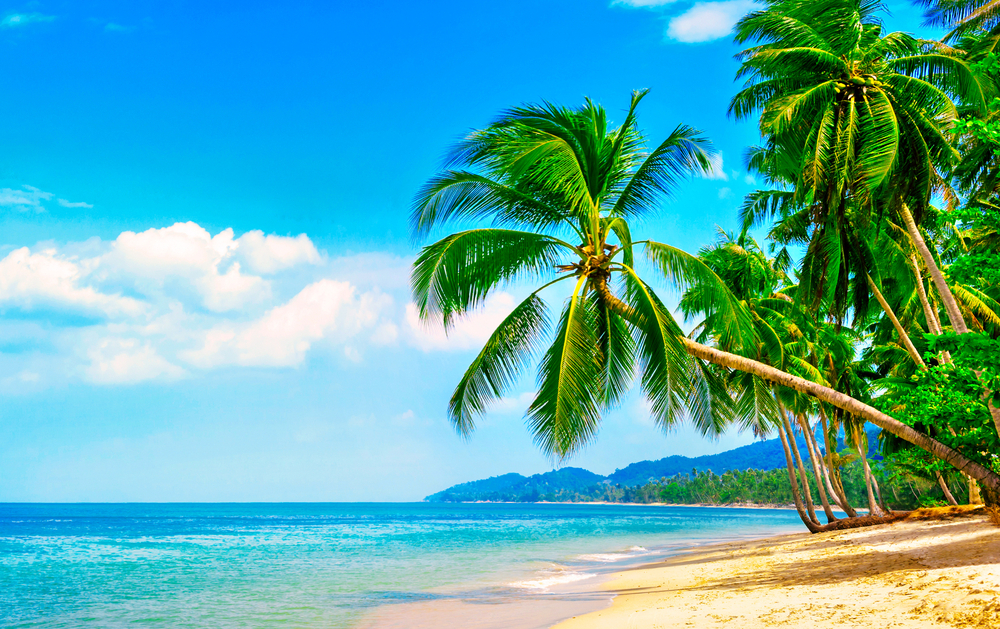
#> input picture images/beach.jpg, 1000 x 629 px
$ python 8_bitwise_operations.py
#> lines starting #> are read from the running program, lines starting #| are printed output that depends on the picture; after the words box and inside, x2 and y2 are one past the last pixel; in counts of white or black regions, pixels touching at a corner belong together
# Bitwise Operations

import numpy as np
import cv2

rectangle = np.zeros((300,300),dtype='uint8')
cv2.rectangle(rectangle,(25,25),(275,275),255,-1)
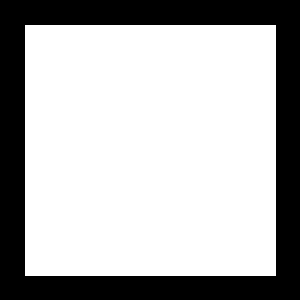
#> rectangle: shape (300, 300); 70% white; 1 black region, box (x1, y1, x2, y2) and area: (0, 0, 300, 300) 26999

cv2.imshow('rectangle',rectangle)
cv2.waitKey(0)
cv2.destroyAllWindows()

circle = np.zeros((300,300),dtype='uint8')
cv2.circle(circle,(150,150),150,255,-1)
#> circle: shape (300, 300); 78.5% white; 4 black regions, box (x1, y1, x2, y2) and area: (0, 0, 150, 150) 4980, (151, 0, 300, 133) 4830, (0, 151, 133, 300) 4830, (168, 168, 300, 300) 4681

cv2.imshow('circle',circle)
cv2.waitKey(0)
cv2.destroyAllWindows()

# AND
img_and = cv2.bitwise_and(rectangle,circle)

cv2.imshow('rectangle',rectangle)
cv2.imshow('circle',circle)
cv2.imshow('AND',img_and)
cv2.waitKey(0)
cv2.destroyAllWindows()

# OR
img_or = cv2.bitwise_or(rectangle,circle)

cv2.imshow('rectangle',rectangle)
cv2.imshow('circle',circle)
cv2.imshow('OR',img_or)
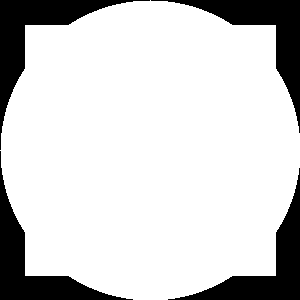
#> window 'OR': shape (300, 300); 82.1% white; 4 black regions, box (x1, y1, x2, y2) and area: (0, 0, 150, 150) 4171, (151, 0, 300, 133) 4021, (0, 151, 133, 300) 4021, (168, 168, 300, 300) 3872
cv2.waitKey(0)
cv2.destroyAllWindows()

# NOT
img_not = cv2.bitwise_not(rectangle)

cv2.imshow('img',rectangle)
cv2.imshow('not',img_not)
cv2.waitKey(0)
cv2.destroyAllWindows()

img_not = cv2.bitwise_not(circle)

cv2.imshow('img',circle)
cv2.imshow('not',img_not)
cv2.waitKey(0)
cv2.destroyAllWindows()

# XOR
img_xor = cv2.bitwise_xor(rectangle,circle)

cv2.imshow('rectangle',rectangle)
cv2.imshow('circle',circle)
cv2.imshow('XOR',img_xor)
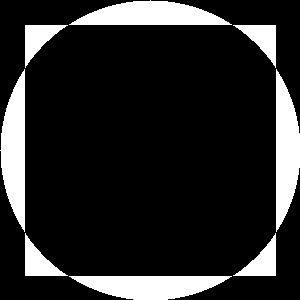
#> window 'XOR': shape (300, 300); 15.7% white; 8 white regions, largest, box (x1, y1, x2, y2) and area: (69, 0, 232, 25) 2729, (0, 69, 25, 232) 2729, (276, 69, 300, 232) 2728
cv2.waitKey(0)
cv2.destroyAllWindows()

# Masking
img = cv2.imread('./images/beach.jpg')
#> img is the input picture: shape (629, 1000, 3); mean B, G, R 169.6, 171.4, 88.4

cv2.imshow('beach',img)
cv2.waitKey(0)
cv2.destroyAllWindows()

mask = np.zeros(img.shape[:2],dtype='uint8')

cv2.imshow('mask',mask)
cv2.waitKey(0)
cv2.destroyAllWindows()

cx,cy = mask.shape[1]//2, mask.shape[0]//2
#> cx = 500; cy = 314

cv2.rectangle(mask,(cx-200,cy-200),(cx+200,cy+200),255,-1)
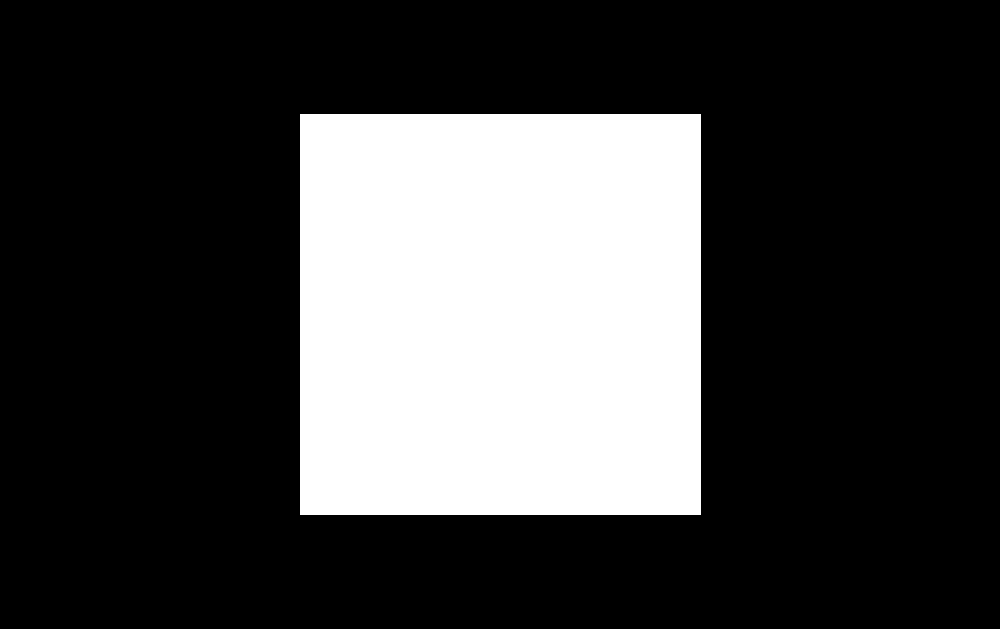
#> mask: shape (629, 1000); 25.6% white; 1 white region, box (x1, y1, x2, y2) and area: (300, 114, 701, 515) 160801

cv2.imshow('mask',mask)
cv2.waitKey(0)
cv2.destroyAllWindows()

img_mask = cv2.bitwise_and(img,img,mask=mask)

cv2.imshow('original',img)
cv2.imshow('masked image',img_mask)
cv2.waitKey(0)
cv2.destroyAllWindows()

mask_not = cv2.bitwise_not(mask)

cv2.imshow('masknot',mask_not)
cv2.waitKey(0)
cv2.destroyAllWindows()

img_mask_not = cv2.bitwise_and(img,img,mask=mask_not)
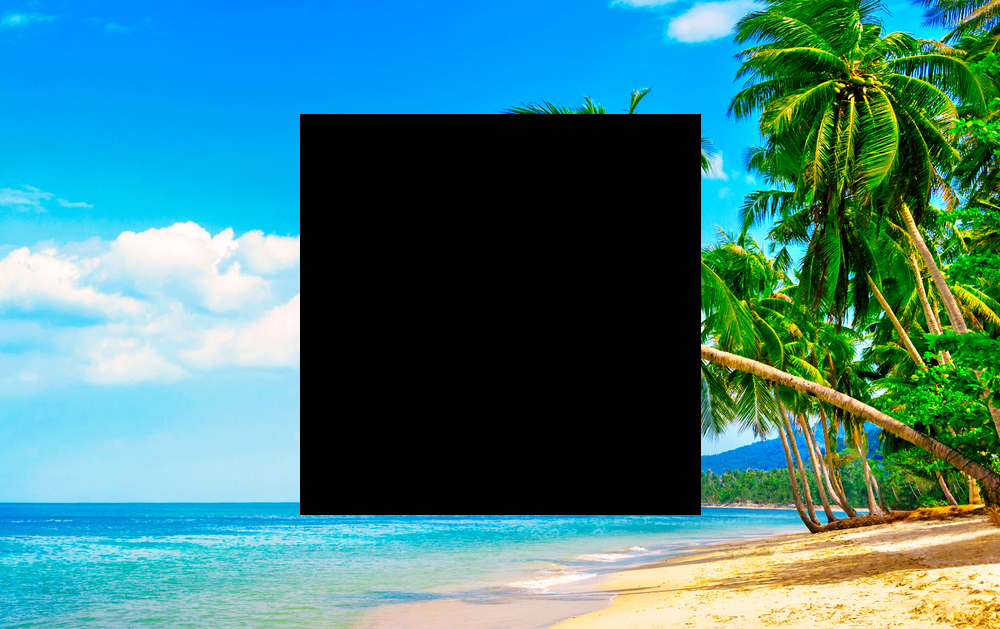
#> img_mask_not: shape (629, 1000, 3); mean B, G, R 125.5, 126.5, 65.4

cv2.imshow('original',img)
cv2.imshow('masked image not',img_mask_not)
cv2.waitKey(0)
cv2.destroyAllWindows()

# circle
mask_c = np.zeros(img.shape[:2],dtype='uint8')
cx,cy = mask_c.shape[1]//2, mask_c.shape[0]//2

cv2.circle(mask_c,(cx,cy),200,255,-1)
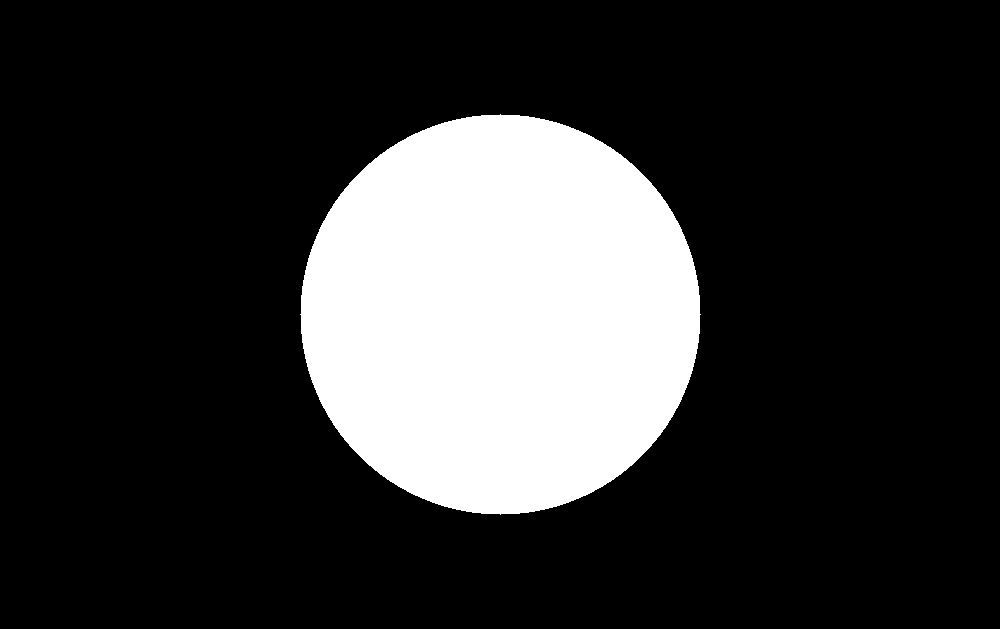
#> mask_c: shape (629, 1000); 20% white; 1 white region, box (x1, y1, x2, y2) and area: (300, 114, 701, 515) 125629
cv2.imshow('circle',mask_c)
cv2.waitKey(0)
cv2.destroyAllWindows()

img_mask_circle = cv2.bitwise_and(img,img,mask=mask_c)
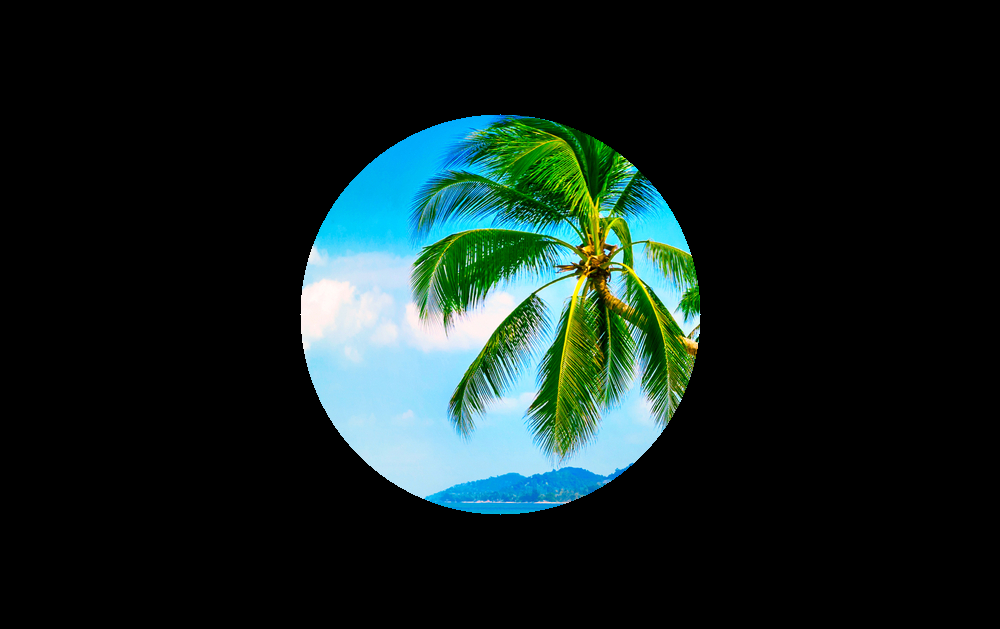
#> img_mask_circle: shape (629, 1000, 3); mean B, G, R 32.5, 35, 19.7

cv2.imshow('original',img)
cv2.imshow('masked image circle',img_mask_circle)
cv2.waitKey(0)
cv2.destroyAllWindows()

$ run again, with images/bird.jpg copied over images/beach.jpg
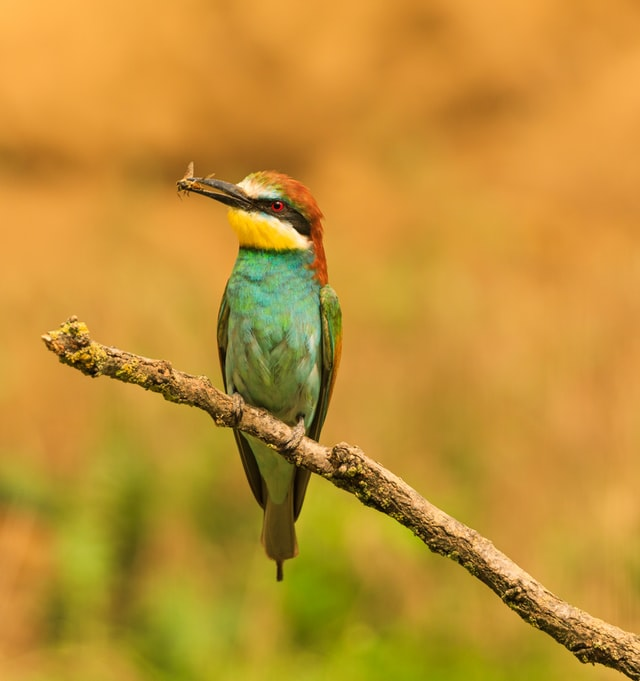
#> input picture images/bird.jpg, 640 x 681 px
#> rectangle: shape (300, 300); 70% white; 1 black region, box (x1, y1, x2, y2) and area: (0, 0, 300, 300) 26999
#> circle: shape (300, 300); 78.5% white; 4 black regions, box (x1, y1, x2, y2) and area: (0, 0, 150, 150) 4980, (151, 0, 300, 133) 4830, (0, 151, 133, 300) 4830, (168, 168, 300, 300) 4681
#> img is the input picture: shape (681, 640, 3); mean B, G, R 50.7, 144.7, 193.4
#> `cv2.rectangle(mask,(cx-200,cy-200),(cx+200,cy+200),255,-1)`:
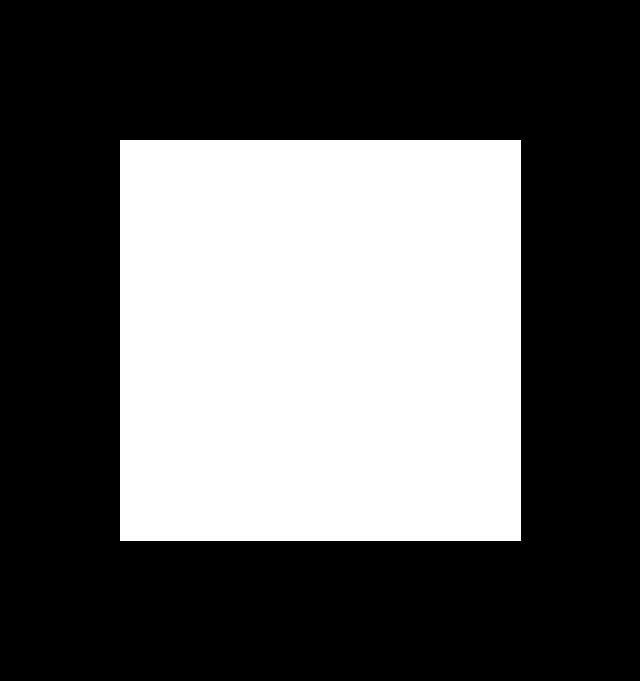
#> mask: shape (681, 640); 36.9% white; 1 white region, box (x1, y1, x2, y2) and area: (120, 140, 521, 541) 160801
#> mask_c: shape (681, 640); 28.8% white; 1 white region, box (x1, y1, x2, y2) and area: (120, 140, 521, 541) 125629
#> `img_mask_circle = cv2.bitwise_and(img,img,mask=mask_c)`:
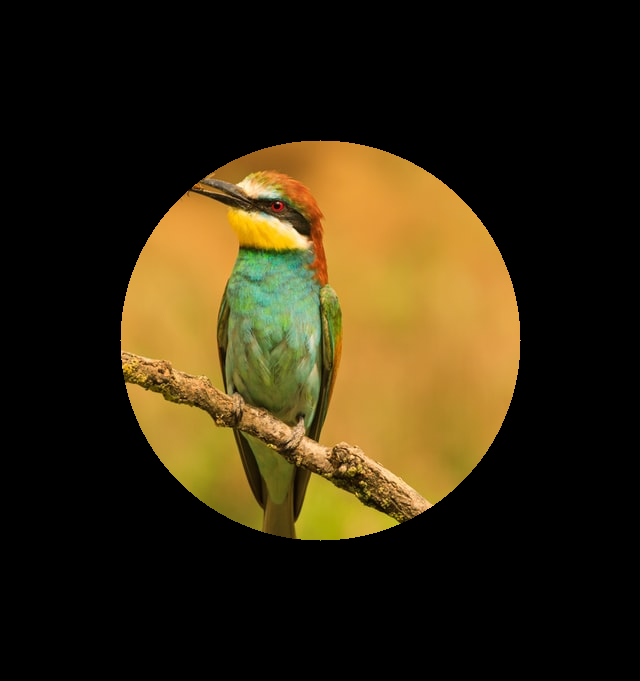
#> img_mask_circle: shape (681, 640, 3); mean B, G, R 15.6, 40.3, 51.7

$ run again, with images/blend_1.jpg copied over images/beach.jpg
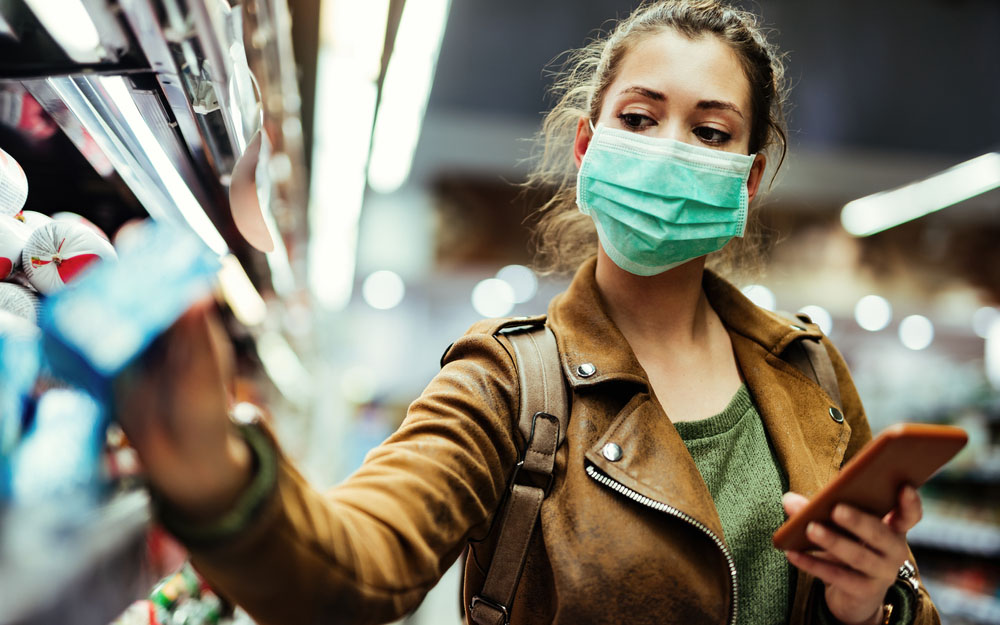
#> input picture images/blend_1.jpg, 1000 x 625 px
#> rectangle: shape (300, 300); 70% white; 1 black region, box (x1, y1, x2, y2) and area: (0, 0, 300, 300) 26999
#> circle: shape (300, 300); 78.5% white; 4 black regions, box (x1, y1, x2, y2) and area: (0, 0, 150, 150) 4980, (151, 0, 300, 133) 4830, (0, 151, 133, 300) 4830, (168, 168, 300, 300) 4681
#> img is the input picture: shape (625, 1000, 3); mean B, G, R 108.1, 123.1, 128.5
#> mask: shape (625, 1000); 25.7% white; 1 white region, box (x1, y1, x2, y2) and area: (300, 112, 701, 513) 160801
#> `cv2.circle(mask_c,(cx,cy),200,255,-1)`:
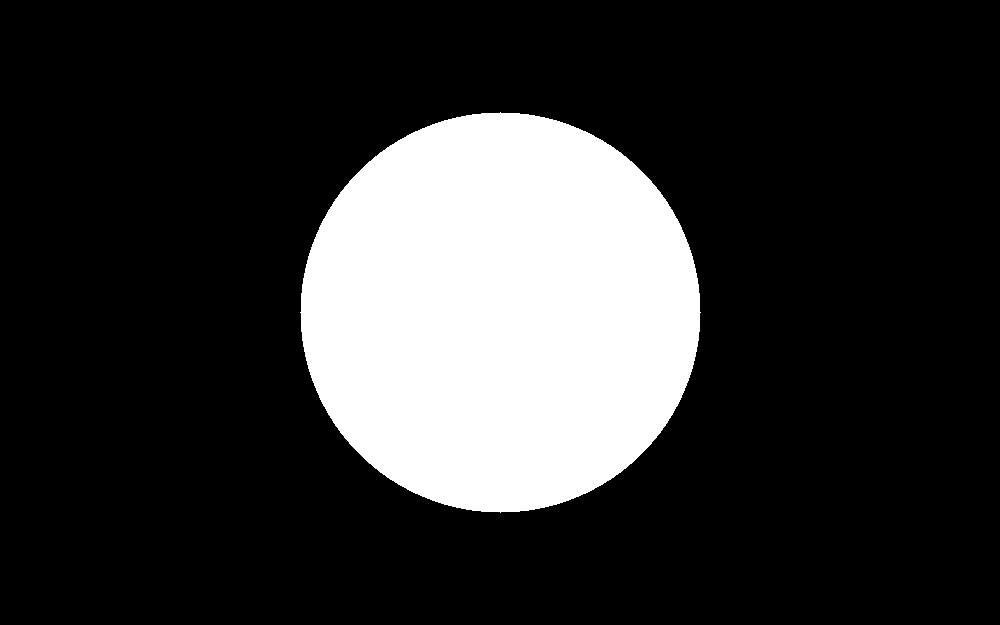
#> mask_c: shape (625, 1000); 20.1% white; 1 white region, box (x1, y1, x2, y2) and area: (300, 112, 701, 513) 125629
#> `img_mask_circle = cv2.bitwise_and(img,img,mask=mask_c)`:
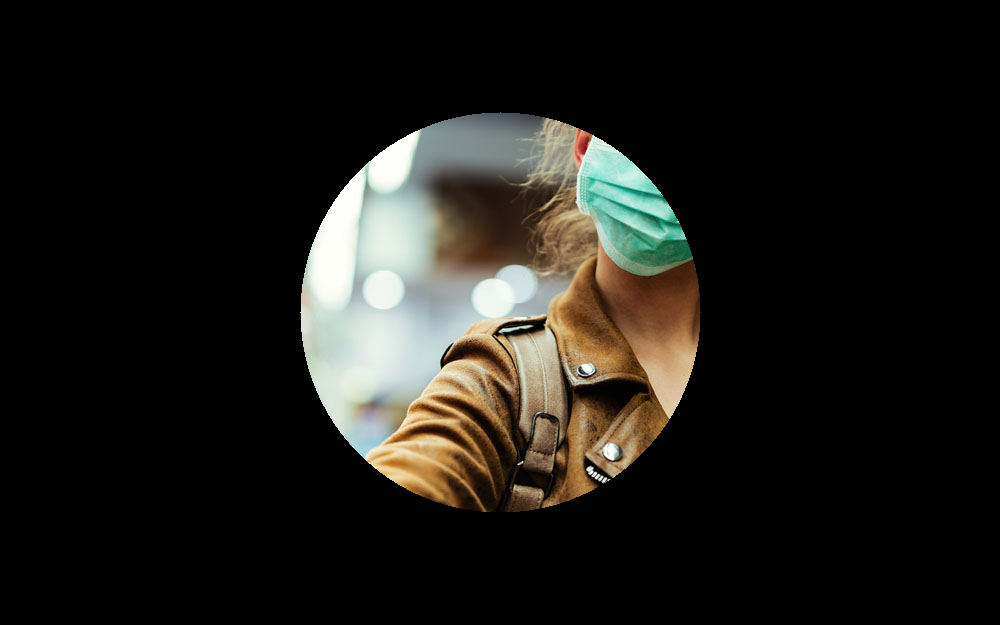
#> img_mask_circle: shape (625, 1000, 3); mean B, G, R 24.2, 28.5, 29.8
